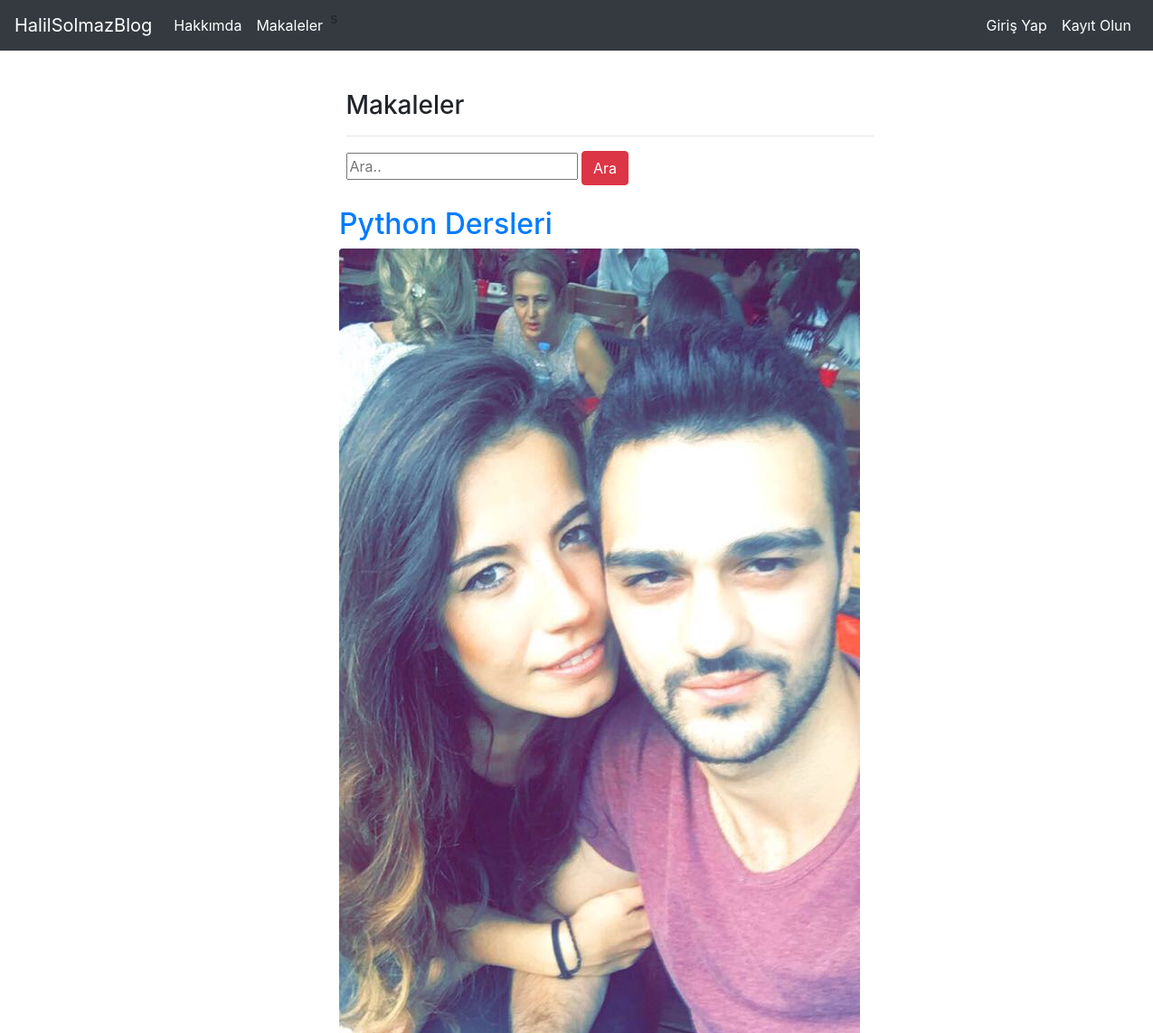
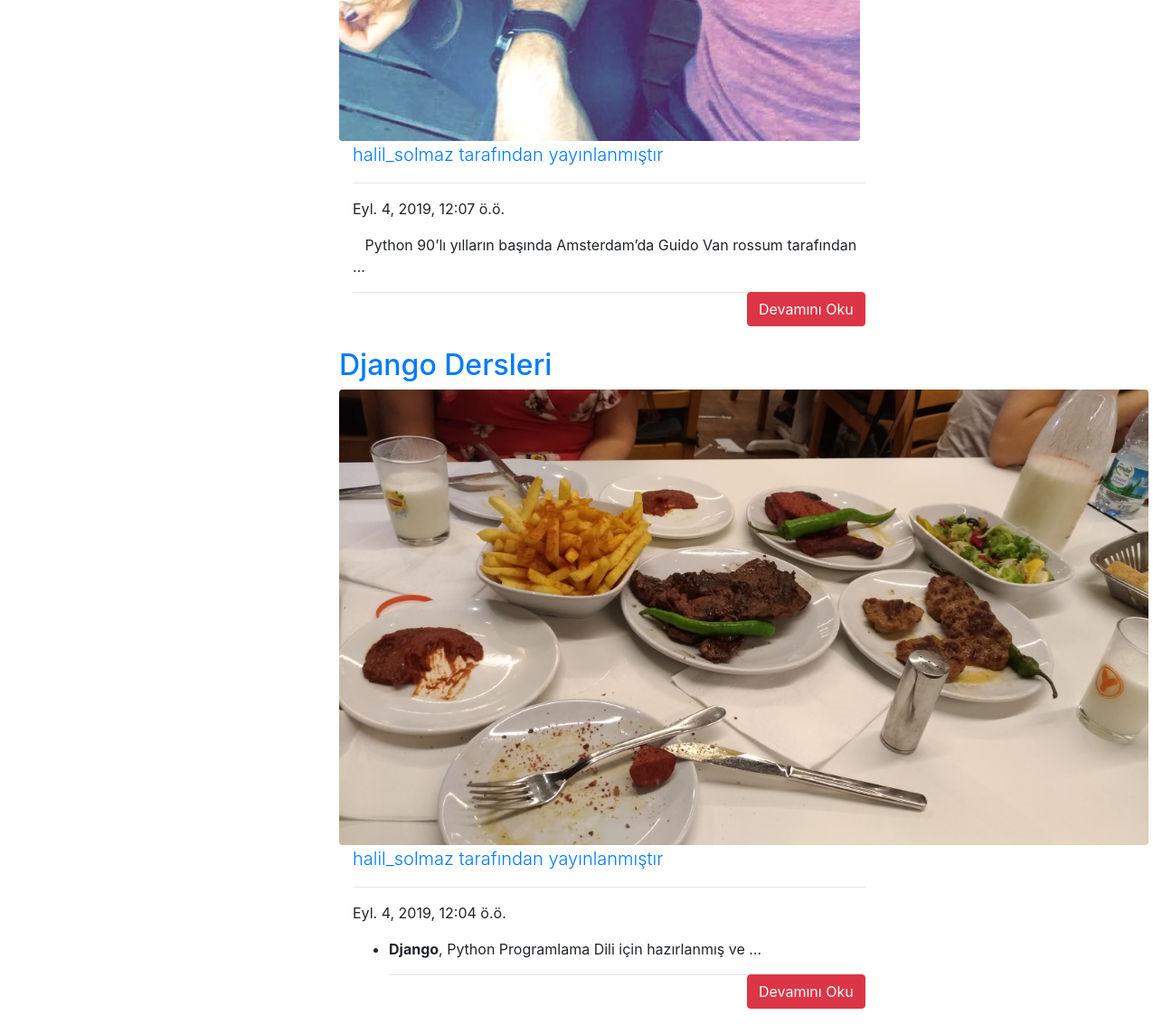
The app's page /articles/ with its own data (2 pictures, top to bottom).
### article/models.py (models this page shows, shortened)
class Article(models.Model):
    author=models.ForeignKey("auth.User",on_delete=models.CASCADE,verbose_name="Yazar")
    title = models.CharField(max_length=50, verbose_name= "Başlık")
    content = RichTextField()
    created_date = models.DateTimeField(auto_now_add=True,verbose_name="Oluşturulma Tarihi" )
    article_image = models.FileField(blank=True, null=True,verbose_name="Makaleye Fotoğraf Ekleyin")
    class Meta:
        ordering = ['-created_date']

### article/views.py (the view)
# urls.py: path('',views.articles,name="articles"),
def articles(request):
    keyword = request.GET.get("keyword")
    if keyword:
        articles = Article.objects.filter(title__contains = keyword)
        return render(request,"articles.html",{"articles":articles})
    articles = Article.objects.all()
    return render(request,"articles.html",{"articles":articles})

### templates/articles.html (shortened to what this page needs)
{% extends "layout.html" %}
{% block body %}
<div class="row">
        <div class="col-md-10 offset-md-3">
                <div class="col-lg-8">
                <h3>Makaleler</h3>
                <hr>
                </div>
            </div>
    </div>
<div class="row">
        <div class="col-md-10 offset-md-3">
                <div class="col-lg-8">
                   <form>
                        <input type="text" name="keyword" class="input-sm" maxlength="64" placeholder="Ara..">
                        <button type="submit" class="btn btn-danger">Ara</button>
                    </form>
                </div>
            </div>
    </div>
{% if articles %}
{% for article in articles  %}
  <div class="container">
    <div class="row">
        <div class="col-md-10 offset-md-3">
        <a href = "{% url 'article:detail' article.id %}"><h2 class="mt-4">{{article.title}}</h2></a>
      {% if article.article_image %}
      <img class="img-fluid rounded" src="{{article.article_image.url}}" alt="">
      {% endif %}
      <div class="col-lg-8">
        <p class="lead">
          <a href="#">{{article.author.username}} tarafından yayınlanmıştır</a>
        </p>
        <hr>
        <p>{{article.created_date}}</p>
        <p class="lead">
        {{article.content | safe | truncatewords:10}}
        </p>
        <a style = "float : right" href="/articles/article/{{article.id}}" class = "btn btn-danger">Devamını Oku</a>
        <hr>
            </div>
        </div>
      </div>
    </div>
{% endfor %}
{% endif %}
{% endblock body %}

### templates/layout.html (shortened to what this page needs)
<!DOCTYPE html>
{% load static %}
<html lang="en">
<head>
    <link rel="stylesheet" href="{% static 'css/bootstrap.min.css' %}">
</head>
<body>
        {% include "includes/navbar.html" %}
        <div style = "margin-top:100px; margin-bottom: 100px;"class="container">
            {% block body %}
            {% endblock body %}
        </div>
</body>
</html>

### templates/includes/navbar.html (shortened to what this page needs)
<body>
        <nav class="navbar navbar-expand-md navbar-dark fixed-top bg-dark">
          <a class="navbar-brand" href="{% url 'index' %}">HalilSolmazBlog</a>
          <div class="collapse navbar-collapse" id="navbarCollapse">
            <ul class="navbar-nav mr-auto">
              <li class="nav-item active">
                <a class="nav-link" href="{% url 'about' %}">Hakkımda</a>
              </li>
              <li class="nav-item active">
                <a class="nav-link" href="{% url 'article:articles' %}">Makaleler</a>
              </li>s
              </ul>
              {% if request.user.is_authenticated %}
              <ul class="navbar-nav ml-auto">
                 <li class="nav-item active">
                      <a class="nav-link" href="{% url 'article:dashboard' %}">Kontrol Paneli</a>
                 </li>
                 <li class="nav-item active">
                      <a class="nav-link" href="{% url 'user:logout' %}">Çıkış Yap</a>
                 </li>
              </ul>
              {% else %}
              <ul class="navbar-nav ml-auto">
              <li class="nav-item active">
                      <a class="nav-link" href="{% url 'user:login' %}">Giriş Yap</a>
                 </li>
                 <li class="nav-item active">
                <a class="nav-link" href="{% url 'user:register' %}">Kayıt Olun</a>
               </li>
               </ul>
               {% endif %}
          </div>
        </nav>
</body>

### records on screen
Article: title "Python Dersleri", article_image (picture), author.username "halil_solmaz", created_date "Eyl. 4, 2019, 12:07 ö.ö.", content "Python 90’lı yılların başında Amsterdam’da Guido Van rossum tarafından …"
Article: title "Django Dersleri", article_image (picture), author.username "halil_solmaz", created_date "Eyl. 4, 2019, 12:04 ö.ö.", content "Django , Python Programlama Dili için hazırlanmış ve …"
